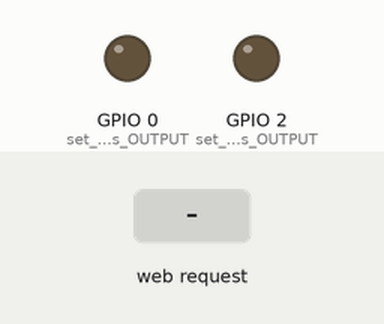
Recording of a sketch running on a simulated ESP8266 (NodeMCU). Parts: output pins drawn as LEDs (lit = HIGH). The test bench sets the inputs (shaded band). WiFi joins after 1.5 s; servers stay silent unless stated; what the sketch prints to the serial monitor is not drawn.

Above: at 2.7 s.
2.8 s: HTTP request GET /on received
At 3.8 s:
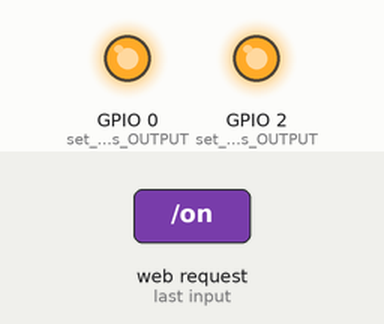
4.3 s: HTTP request GET /off received
At 5.0 s:
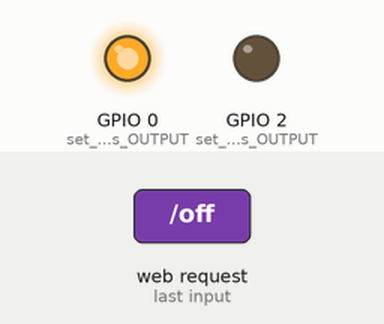
Timing chart, 0 to 7.3 s (numbered marks = the images above; inputs shaded):
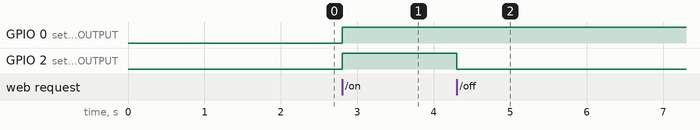

Measured:
- after the input at 2.8 s, GPIO 0 (set_GPIO_0_as_OUTPUT), GPIO 2 (set_GPIO_2_as_OUTPUT): LOW → HIGH at once
- after the input at 4.3 s, GPIO 2 (set_GPIO_2_as_OUTPUT): HIGH → LOW at once

The sketch:

LED-Wifi-Control.ino
```cpp
#include <ESP8266WiFi.h>                   // This library helps to provide the functions of the ESP8266
const char* ssid = "SSID";                 // Declare your Wi-Fi name here within the double quotes
const char* password = "PASSWORD";             // Declare your Wi-Fi password here within the double quotes
WiFiServer server(80);                     // Create an instance of the server and specify the port to listen on as an argument

void setup()
{
  Serial.begin(115200);                           // set buad rate
  delay(10);
  pinMode(0, OUTPUT);                           // set GPIO 0 as OUTPUT
  pinMode(2, OUTPUT);                           // set GPIO 2 as OUTPUT
  digitalWrite(0, 0);                           // initially set GPIO 0 as Low
  digitalWrite(2, 0);                           // initially set GPIO 2 as Low
  Serial.println();
  Serial.println();
  Serial.print("Connecting to ");               // Connect to WiFi network
  Serial.println(ssid);
  WiFi.mode(WIFI_STA);
  WiFi.begin(ssid, password);
  while (WiFi.status() != WL_CONNECTED)
  {
    delay(500);
    Serial.print(".");
  }
  Serial.println("");
  Serial.println("WiFi connected");
  server.begin();                              // Start the server
  Serial.println("Server started");
  Serial.println(WiFi.localIP());              // Print the IP address
}

void loop()
{
  WiFiClient client = server.available();       // Check if a client has connected
  if (!client)
  {
    return;                                     // Wait until the client sends some data
  }
  Serial.println("new client");
  while(!client.available())
  {
    delay(1);
  }
  String req = client.readStringUntil('\r');   // Read the first line of the request
  Serial.println(req);
  client.flush();
  int val1;
  int val2;
  if (req.indexOf("/on") != -1)           // Match the request
    val1 = 1;
  else if (req.indexOf("/off") != -1)
    val1 = 0;
  else
  {
    Serial.println("invalid request");
    client.stop();
    return;
  }
  digitalWrite(2, val1);               // Set GPIO 2 according to the request
  digitalWrite(0, val2);               // Set GPIO 0 according to the request
  client.flush();

  String s = "HTTP/1.1 200 OK\r\nContent-Type: text/html\r\n\r\n<!DOCTYPE HTML>\r\n<html>";        // Prepare the response
  s += "<body><h1>ESP8266 Smallest Home Automation</h1>\r\nGPIO1 is now ";
  s += (val1)?"high":"low";
  s += "\n GPIO2 is now ";
  s += (val2)?"high":"low";
  s += "</html>\n";
  client.print(s);                           // Send the response to the client
  delay(1);
  Serial.println("Client disonnected");      // The client will actually be disconnected and when the function returns and 'client' object is detroyed
}
```
